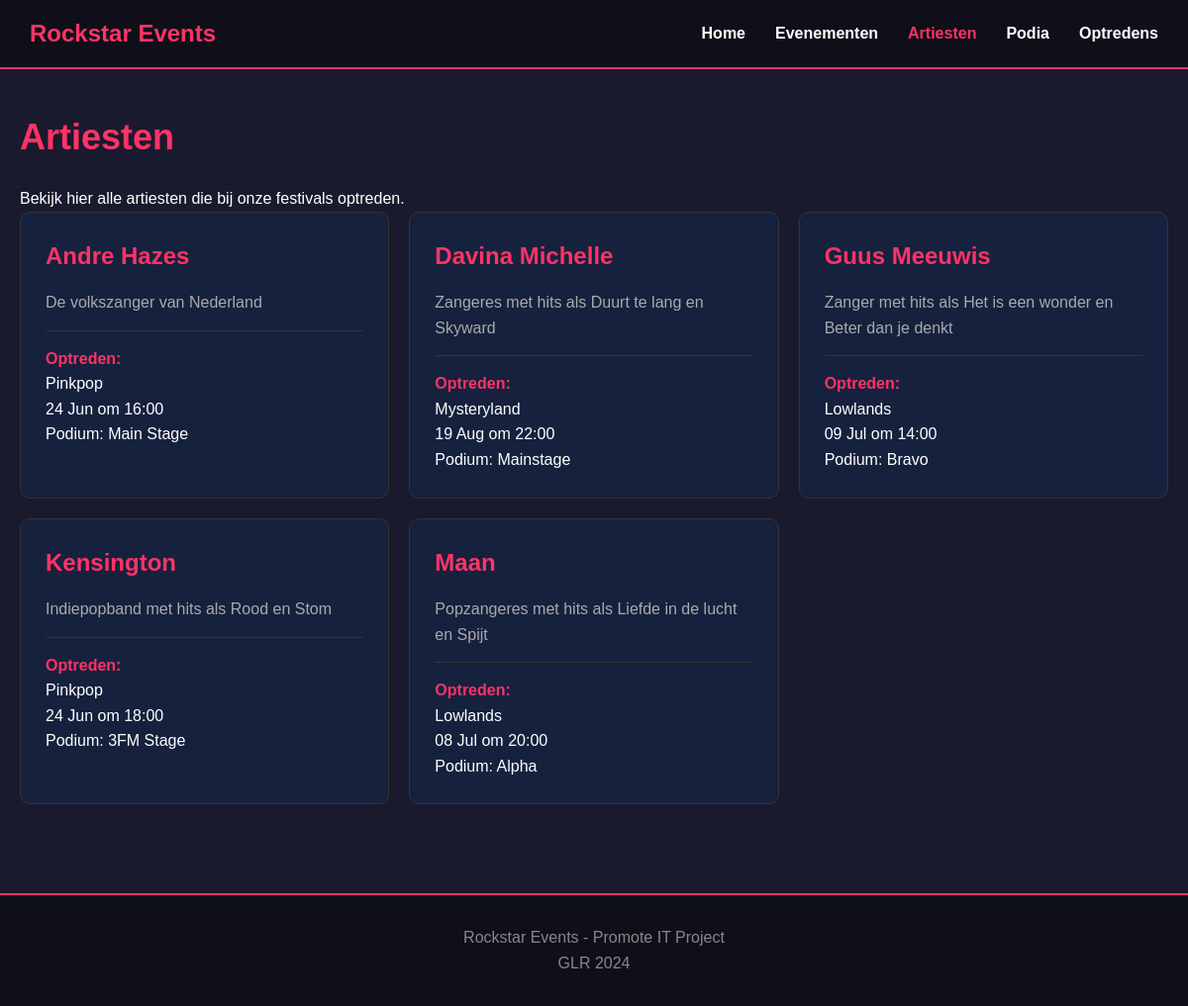
Page /artiesten.php on the committed database.
### tables this page shows
CREATE TABLE ARTIEST (
  ID int NOT NULL AUTO_INCREMENT,
  NAAM varchar(255) NOT NULL,
  OMSCHRIJVING text,
  PRIMARY KEY (ID)
);

CREATE TABLE EVENEMENT (
  ID int NOT NULL AUTO_INCREMENT,
  START_DATUM date NOT NULL,
  EIND_DATUM date NOT NULL,
  TITEL varchar(255) NOT NULL,
  OMSCHRIJVING text NOT NULL,
  PRIMARY KEY (ID)
);

CREATE TABLE OPTREDEN (
  ID int NOT NULL AUTO_INCREMENT,
  EVENEMENT_ID int NOT NULL,
  PODIUM_ID int NOT NULL,
  ARTIEST_ID int NOT NULL,
  DATUM date NOT NULL,
  TIJD time NOT NULL,
  TITEL varchar(255) NOT NULL,
  OMSCHRIJVING text,
  PRIMARY KEY (ID),
  FOREIGN KEY (EVENEMENT_ID) REFERENCES EVENEMENT(ID),
  FOREIGN KEY (PODIUM_ID) REFERENCES PODIUM(ID),
  FOREIGN KEY (ARTIEST_ID) REFERENCES ARTIEST(ID)
);

CREATE TABLE PODIUM (
  ID int NOT NULL AUTO_INCREMENT,
  EVENEMENT_ID int NOT NULL,
  NAAM varchar(255) NOT NULL,
  OMSCHRIJVING text NOT NULL,
  PRIMARY KEY (ID),
  FOREIGN KEY (EVENEMENT_ID) REFERENCES EVENEMENT(ID)
);

### artiesten.php (the view)
<?php
$pageTitle = 'Artiesten';
include 'includes/header.php';
$sql = "SELECT * FROM ARTIEST ORDER BY NAAM";
$result = mysqli_query($conn, $sql);
?>
<h1>Artiesten</h1>
<p>Bekijk hier alle artiesten die bij onze festivals optreden.</p>
<div style="display: grid; grid-template-columns: repeat(auto-fit, minmax(300px, 1fr)); gap: 20px;">
    <?php while ($artiest = mysqli_fetch_assoc($result)) {
        $sql_opt = "SELECT o.*, e.TITEL as EVENEMENT_TITEL, p.NAAM as PODIUM_NAAM
                    FROM OPTREDEN o
                    JOIN EVENEMENT e ON o.EVENEMENT_ID = e.ID
                    JOIN PODIUM p ON o.PODIUM_ID = p.ID
                    WHERE o.ARTIEST_ID = " . $artiest['ID'];
        $result_opt = mysqli_query($conn, $sql_opt);
        $optreden = mysqli_fetch_assoc($result_opt);
    ?>
    <div style="background: #16213e; padding: 25px; border-radius: 10px; border: 1px solid #333;">
        <h2 style="margin-top: 0;"><?php echo $artiest['NAAM']; ?></h2>
        <p style="color: #aaa;"><?php echo $artiest['OMSCHRIJVING']; ?></p>
        <?php if ($optreden) { ?>
        <div style="margin-top: 15px; padding-top: 15px; border-top: 1px solid #333;">
            <p><strong style="color: #ff3366;">Optreden:</strong></p>
            <p><?php echo $optreden['EVENEMENT_TITEL']; ?></p>
            <p><?php echo date('d M', strtotime($optreden['DATUM'])) . ' om ' . date('H:i', strtotime($optreden['TIJD'])); ?></p>
            <p>Podium: <?php echo $optreden['PODIUM_NAAM']; ?></p>
        </div>
        <?php } else { ?>
        <p style="color: #888; margin-top: 15px;">Geen optredens gepland</p>
        <?php } ?>
    </div>
    <?php } ?>
</div>
<?php include 'includes/footer.php'; ?>

### includes/header.php (shortened to what this page needs)
<!DOCTYPE html>
<html lang="nl">
<head>
</head>
<body>
    <nav>
        <a href="index.php" class="logo">Rockstar Events</a>
        <ul>
            <li><a href="index.php" <?php if($pageTitle == 'Home') echo 'class="active"'; ?>>Home</a></li>
            <li><a href="evenementen.php" <?php if($pageTitle == 'Evenementen') echo 'class="active"'; ?>>Evenementen</a></li>
            <li><a href="artiesten.php" <?php if($pageTitle == 'Artiesten') echo 'class="active"'; ?>>Artiesten</a></li>
            <li><a href="podia.php" <?php if($pageTitle == 'Podia') echo 'class="active"'; ?>>Podia</a></li>
            <li><a href="optredens.php" <?php if($pageTitle == 'Optredens') echo 'class="active"'; ?>>Optredens</a></li>
        </ul>
    </nav>
    <div class="content">

### includes/footer.php
    </div>
    <footer>
        <p>Rockstar Events - Promote IT Project</p>
        <p>GLR 2024</p>
    </footer>
</body>
</html>

### includes/header.php (style rules this page uses)
* { margin: 0; padding: 0; box-sizing: border-box; }
body { font-family: Arial, sans-serif; background-color: #1a1a2e; color: white; line-height: 1.6; }
nav { background-color: #0f0f1a; padding: 15px 30px; display: flex; justify-content: space-between; align-items: center; border-bottom: 2px solid #ff3366; }
.logo { font-size: 24px; font-weight: bold; color: #ff3366; text-decoration: none; }
nav ul { list-style: none; display: flex; gap: 30px; }
nav a { color: white; text-decoration: none; font-weight: bold; }
nav a:hover, nav a.active { color: #ff3366; }
.content { max-width: 1200px; margin: 0 auto; padding: 40px 20px; }
h1 { color: #ff3366; margin-bottom: 20px; font-size: 36px; }
h2 { color: #ff3366; margin: 30px 0 15px 0; }
footer { background-color: #0f0f1a; text-align: center; padding: 30px; border-top: 2px solid #ff3366; margin-top: 50px; }
footer p { color: #888; }

### rows in the picture
artiest: NAAM "Andre Hazes", OMSCHRIJVING "De volkszanger van Nederland", evenement.TITEL "Pinkpop", optreden.DATUM "24 Jun", optreden.TIJD "16:00", podium.NAAM "Main Stage"
artiest: NAAM "Davina Michelle", OMSCHRIJVING "Zangeres met hits als Duurt te lang en Skyward", evenement.TITEL "Mysteryland", optreden.DATUM "19 Aug", optreden.TIJD "22:00", podium.NAAM "Mainstage"
artiest: NAAM "Guus Meeuwis", OMSCHRIJVING "Zanger met hits als Het is een wonder en Beter dan je denkt", evenement.TITEL "Lowlands", optreden.DATUM "09 Jul", optreden.TIJD "14:00", podium.NAAM "Bravo"
artiest: NAAM "Kensington", OMSCHRIJVING "Indiepopband met hits als Rood en Stom", evenement.TITEL "Pinkpop", optreden.DATUM "24 Jun", optreden.TIJD "18:00", podium.NAAM "3FM Stage"
artiest: NAAM "Maan", OMSCHRIJVING "Popzangeres met hits als Liefde in de lucht en Spijt", evenement.TITEL "Lowlands", optreden.DATUM "08 Jul", optreden.TIJD "20:00", podium.NAAM "Alpha"
